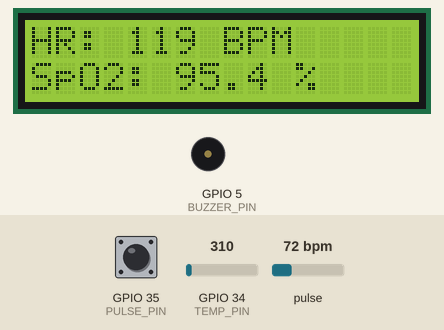
Bench run of a sketch on a simulated ESP32. On the bench: 16×2 character LCD, buzzer (waves = sounding, pin HIGH). The test bench sets the inputs (shaded band); at power-on: GPIO 34 (TEMP_PIN) = 310, pulse 72 bpm, GPIO 35 (PULSE_PIN) LOW (analog values on the 0–4095 scale).

Above: at 2.7 s.
2.8 s: GPIO 34 (TEMP_PIN) set to 186
At 6.5 s:
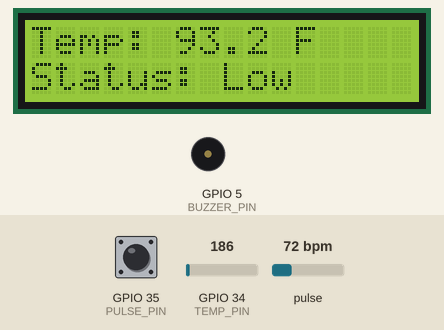
7.6 s: GPIO 34 (TEMP_PIN) set to 372
At 13.5 s:
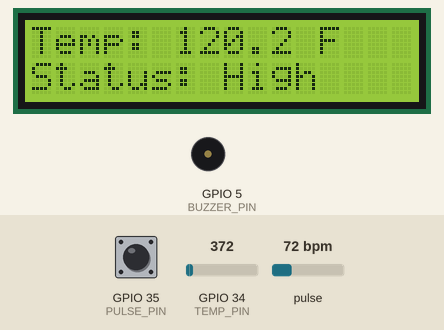
21.6 s: pulse set to 42 bpm
At 27.2 s:
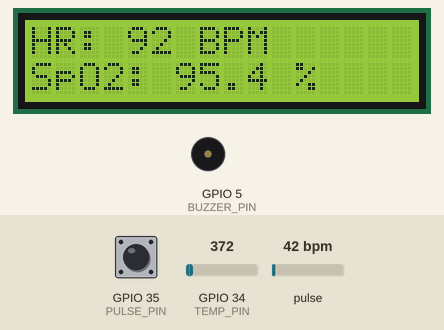
27.5 s: GPIO 35 (PULSE_PIN) pulled HIGH for 2.95 s
At 34.7 s:
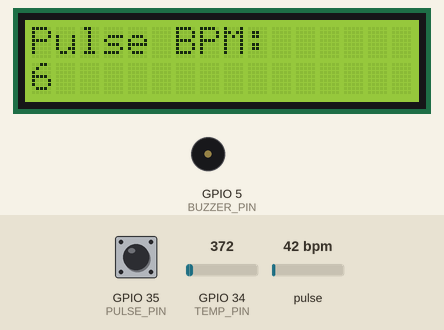
35.5 s: pulse set to 70 bpm
At 39.0 s:
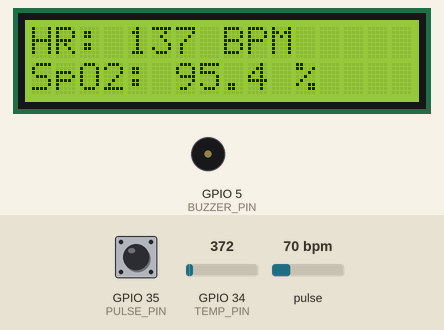
39.5 s: pulse set to 100 bpm
At 44.8 s:
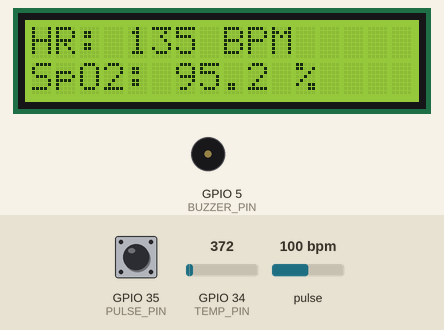
Timing chart, 0 to 46.5 s (numbered marks = the images above; inputs shaded):
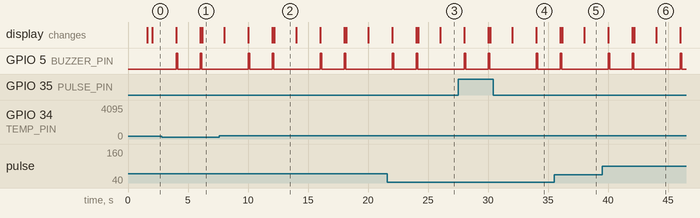

The sketch:

lcd+buzzer+pulse+lm3+max30102.ino
```cpp
#include <Wire.h>
#include <LiquidCrystal_I2C.h>
#include "MAX30105.h"

#define LCD_ADDR 0x27
#define LCD_SDA 21
#define LCD_SCL 22

#define MAX_SDA 19
#define MAX_SCL 18

#define TEMP_PIN 34
#define BUZZER_PIN 5
#define PULSE_PIN 35

LiquidCrystal_I2C lcd(LCD_ADDR, 16, 2);
TwoWire MAXWire = TwoWire(1);
MAX30105 particleSensor;

volatile int pulseCount = 0;
volatile unsigned long lastPulseTime = 0;
unsigned long lastCalcTime = 0;
unsigned long interval = 10000;
int bpm = 0;

unsigned long previousCycle = 0;
int phase = 0;

void IRAM_ATTR onPulse() {
  unsigned long currentTime = millis();
  if (currentTime - lastPulseTime > 300) {
    pulseCount++;
    lastPulseTime = currentTime;
  }
}

void setup() {
  Serial.begin(115200);
  Wire.begin(LCD_SDA, LCD_SCL);
  lcd.init();
  lcd.backlight();
  lcd.setCursor(0, 0);
  lcd.print("Initializing...");

  MAXWire.begin(MAX_SDA, MAX_SCL);
  if (!particleSensor.begin(MAXWire, I2C_SPEED_FAST)) {
    lcd.clear();
    lcd.setCursor(0, 0);
    lcd.print("MAX30105 Error");
    while (1);
  }

  particleSensor.setup();
  particleSensor.setPulseAmplitudeRed(0x1F);
  particleSensor.setPulseAmplitudeIR(0x1F);

  pinMode(BUZZER_PIN, OUTPUT);
  digitalWrite(BUZZER_PIN, LOW);
  analogReadResolution(12);

  pinMode(PULSE_PIN, INPUT);
  attachInterrupt(digitalPinToInterrupt(PULSE_PIN), onPulse, RISING);

  lcd.clear();
  lcd.setCursor(0, 0);
  lcd.print("System Ready");
  delay(1500);
  lcd.clear();
}

void loop() {
  unsigned long currentTime = millis();
  if (currentTime - previousCycle >= 2000) {
    previousCycle = currentTime;
    lcd.clear();
    phase = (phase + 1) % 3;

    if (phase == 0) {
      int sensorValue = analogRead(TEMP_PIN);
      float voltage = sensorValue * (3.3 / 4095.0);
      float tempC = voltage * 100.0 + 19.0;
      float tempF = tempC * 9.0 / 5.0 + 32.0;

      String tempStatus = "Normal";
      if (tempF < 96.0) tempStatus = "Low";
      else if (tempF > 99.0) tempStatus = "High";

      if (tempF < 95.0 || tempF > 99.0) {
        digitalWrite(BUZZER_PIN, HIGH);
        delay(150);
        digitalWrite(BUZZER_PIN, LOW);
      }

      lcd.setCursor(0, 0);
      lcd.print("Temp: ");
      lcd.print(tempF, 1);
      lcd.print(" F");
      lcd.setCursor(0, 1);
      lcd.print("Status: ");
      lcd.print(tempStatus);
    }

    else if (phase == 1) {
      long redValue = particleSensor.getRed();
      long irValue = particleSensor.getIR();
      float hr = (redValue % 100) + 60;
      float spo2 = 95.0 + ((irValue % 5) * 0.2);

      if (spo2 < 94.0 || spo2 > 100.0) {
        digitalWrite(BUZZER_PIN, HIGH);
        delay(150);
        digitalWrite(BUZZER_PIN, LOW);
      }

      lcd.setCursor(0, 0);
      lcd.print("HR: ");
      lcd.print((int)hr);
      lcd.print(" BPM");
      lcd.setCursor(0, 1);
      lcd.print("SpO2: ");
      lcd.print(spo2, 1);
      lcd.print(" %");
    }

    else if (phase == 2) {
      if (currentTime - lastCalcTime >= interval) {
        bpm = (pulseCount * 60000) / interval;
        pulseCount = 0;
        lastCalcTime = currentTime;
      }

      lcd.setCursor(0, 0);
      lcd.print("Pulse BPM:");
      lcd.setCursor(0, 1);
      lcd.print(bpm);

      if (bpm < 50 || bpm > 120) {
        digitalWrite(BUZZER_PIN, HIGH);
        delay(150);
        digitalWrite(BUZZER_PIN, LOW);
      }
    }
  }
}
```

Measured:
- after the input at 2.8 s, the display: first differs from a run without the input after 3.4 s (image 1)
- after the input at 7.6 s, the display: first differs from a run without the input after 4.6 s (image 2)
- what the display in image 2 shows lasts 1.8 s, from 12.2 s to 14.0 s
